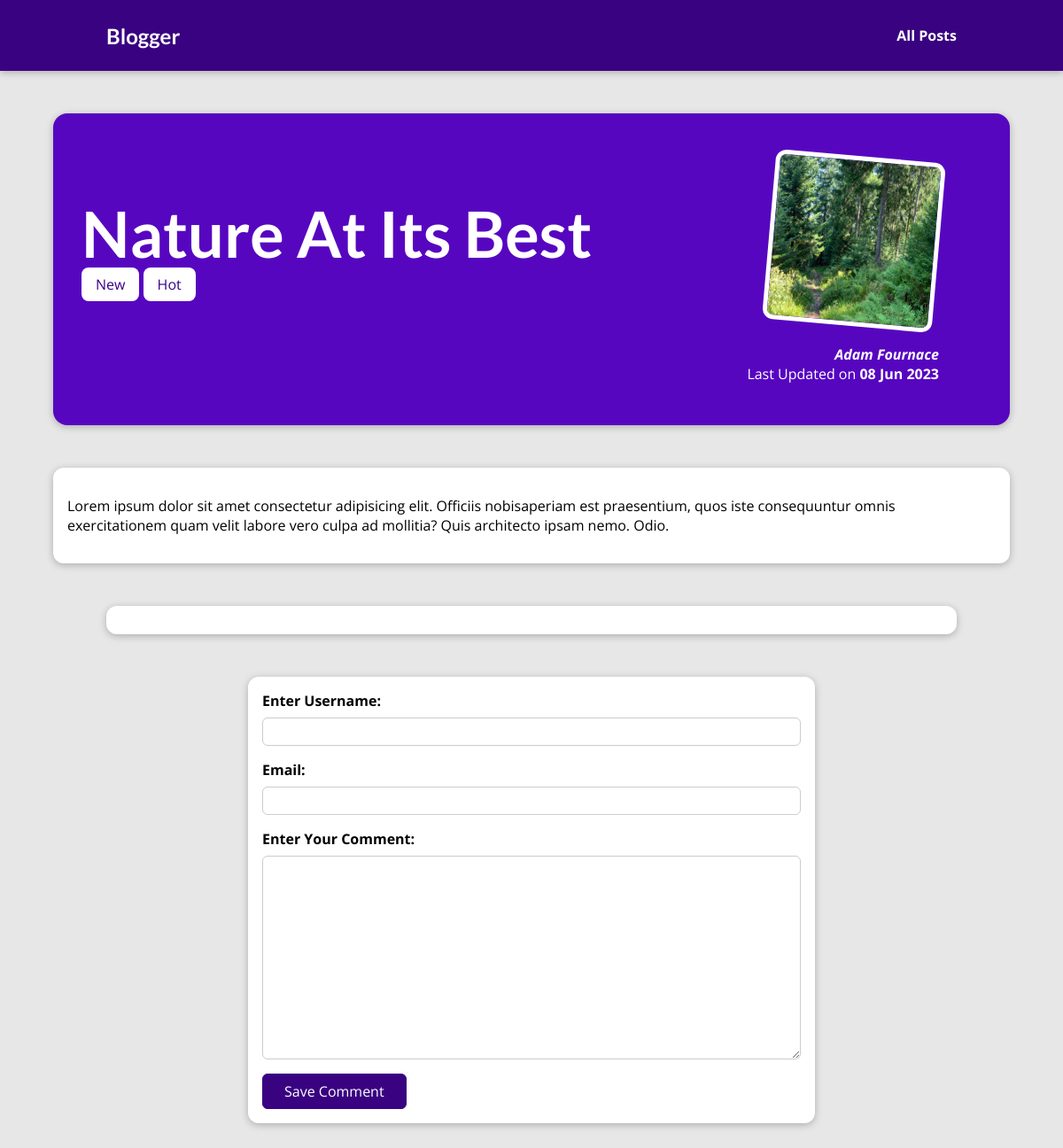
The app's page /posts/into-the-woods with its own data.
### blog/models.py (models this page shows, shortened)
class Post(models.Model):
    title = models.CharField(max_length=150)
    excerpt = models.CharField(max_length=200)
    image = models.ImageField(upload_to="posts", null=True)
    date = models.DateField(auto_now=True)
    slug = models.SlugField(unique=True, db_index=True)
    content = models.TextField(validators=[MinLengthValidator(10)])
    author = models.ForeignKey(
        Author,
        null=True,
        on_delete=models.SET_NULL,
        related_name="posts"
        )
    tags = models.ManyToManyField(Tag)

class Tag(models.Model):
    caption = models.CharField(max_length=20)

class Author(models.Model):
    first_name = models.CharField(max_length=100)
    last_name = models.CharField(max_length=100)
    email_address = models.EmailField()
    def full_name(self):
        return f"{self.first_name} {self.last_name}"
    def __str__(self):
       return self.full_name()

### blog/views.py (the view, shortened to what this page needs)
# urls.py: path('posts/<slug:slug>', views.PostDetailView.as_view(),
class PostDetailView(View):
    def get(self, request, slug):
        post = Post.objects.get(slug=slug)
        context = {
            "post": post,
            "post_tags": post.tags.all(),
            "comment_form": CommentForm(),
            "comments": post.comments.all().order_by("-id"),
        }
        return render(request, "blog/post-detail.html", context)

### blog/forms.py
class CommentForm(forms.ModelForm):
    class Meta:
        model = Comment
        exclude = ["post"]
        labels = {
            "user_name": "Enter Username",
            "user_email": "Enter Email",
            "text": "Enter Your Comment",
        }

### blog/templates/blog/post-detail.html (shortened to what this page needs)
{% extends 'base.html' %}
{% load static %}
{% block css_files%}
    <link rel="stylesheet" href="{% static 'blog/post-detail.css' %}">
{% endblock css_files %}
{% block content %}
    <section id="summary">
        <h2>{{ post.title }}</h2>
        <div>
            {% for tag in post_tags %}
                <span class="tag">{{ tag.caption }}</span>
            {% endfor %}
        </div>
        <article>
            <img src="{{ post.image.url }}" alt="{{ post.title }}">
            <address> <a href="mailto:{{ post.author.email_address }}">{{ post.author }}</a> </address>
            <div>
                Last Updated on <time>{{ post.date|date:"d M Y"}}</time>
            </div>
        </article>
    </section>
    <main>
        {{ post.content|linebreaks }}
    </main>
    <section id="comments">
    </section>
    <section id="comment-form">
        <form action="{% url "post-detail-page" post.slug %}" method="post">
            {% for form_field in comment_form %}
            <div class="form-control" {% if form_field.errors %}invalid{% endif %}>
                {{ form_field.label_tag }}
                {{ form_field }}
            </div>
            {% endfor %}
            <button>Save Comment</button>
        </form>
    </section>
{% endblock content %}

### static/app.css (style rules this page uses)
* { box-sizing: border-box; }
html { font-family: 'Open Sans', 'Lato', sans-serif; }
body { margin: 0; }
h1, h2, h3 { font-family: 'Lato', sans-serif; font-weight: bold; }

### blog/static/blog/post-detail.css (style rules this page uses)
body { background-color: #e7e7e7; }
#summary { margin: 8rem auto 3rem auto; padding: 2rem; width: 90%; max-width: 90rem; border-radius: 16px; background-color: #5706c0; position: relative; box-shadow: 0 2px 8px rgba(0, 0, 0, 0.25); height: 22rem; }
#summary h2 { color: white; font-size: 4.5rem; margin-bottom: 0.25rem; }
#summary article { position: absolute; top: 2rem; right: 3rem; padding: 1rem 2rem; border-radius: 12px; text-align: right; color: white; }
#summary article img { width: 12rem; height: 12rem; border-radius: 12px; transform: rotateZ(5deg); border: 5px solid white; margin-bottom: 1rem; }
#summary address { font-weight: bold; }
#summary a { color: white; text-decoration: none; }
#summary time { font-weight: bold; }
main { width: 90%; max-width: 90rem; margin: 3rem auto; background-color: white; padding: 1rem; border-radius: 12px; box-shadow: 0 2px 8px rgba(0, 0, 0, 0.25); }
.tag { background-color: white; color: #390281; padding: 0.5rem 1rem; border-radius: 8px; }
#comment-form { margin: 3rem auto; width: 90%; max-width: 40rem; border-radius: 12px; background-color: white; box-shadow: 0 2px 8px rgba(0, 0, 0, 0.25); padding: 1rem; }
#comment-form button { font: inherit; background-color: #390281; color: white; border: 1px solid #390281; padding: 0.5rem 1.5rem; border-radius: 6px; cursor: pointer; }
.form-control { margin-bottom: 1rem; }
.form-control label { font-weight: bold; margin-bottom: 0.5rem; display: block; }
.form-control input, .form-control textarea { display: block; width: 100%; font: inherit; padding: 0.25rem; border-radius: 6px; border: 1px solid #ccc; }
#comments { margin: 3rem auto; width: 90%; max-width: 60rem; border-radius: 12px; background-color: white; box-shadow: 0 2px 8px rgba(0, 0, 0, 0.25); padding: 1rem 2rem; }

### records on screen
Post: title "Nature At Its Best", image (picture), author "Adam Fournace", date "08 Jun 2023", content "Lorem ipsum dolor sit amet consectetur adipisicing elit. Officiis nobisaperiam est praesentium, quos iste consequuntur omnis exercitationem quam velit labore vero culpa ad mollitia? Quis architecto ipsam nemo. Odio."
Tag: caption "New"
Tag: caption "Hot"
